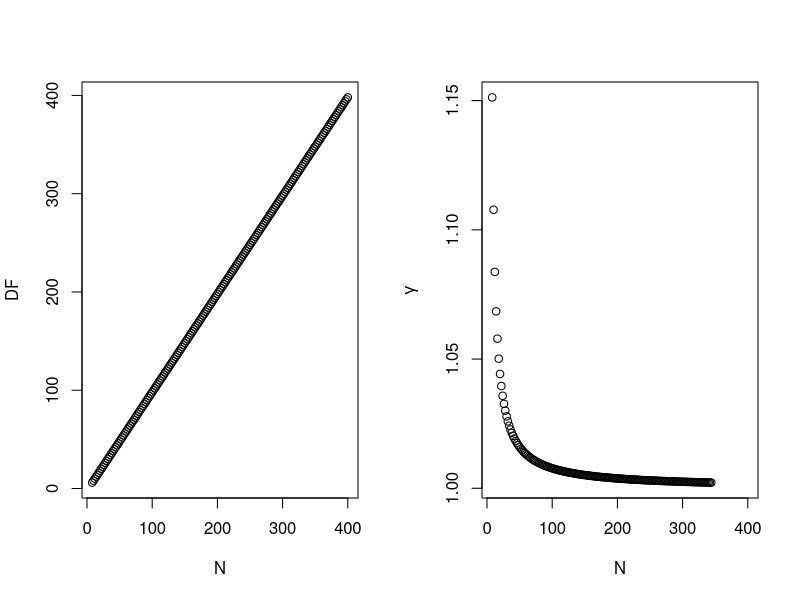
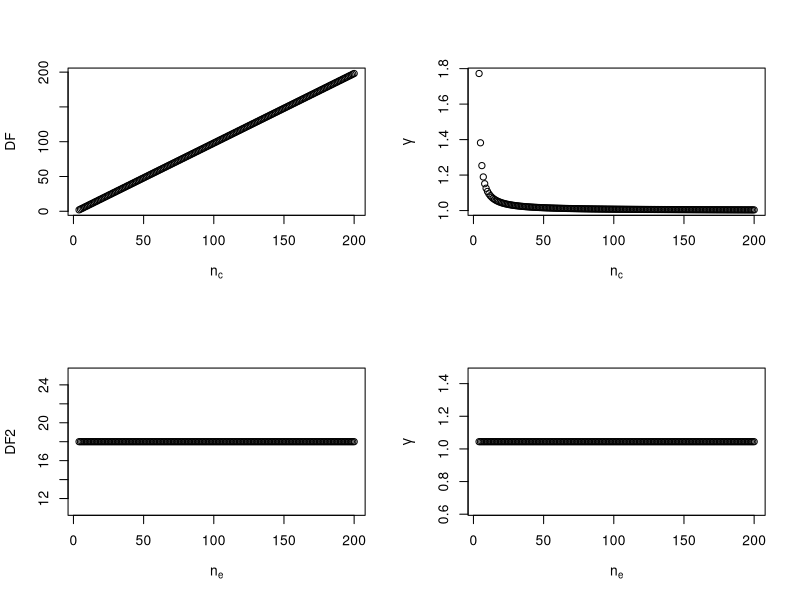
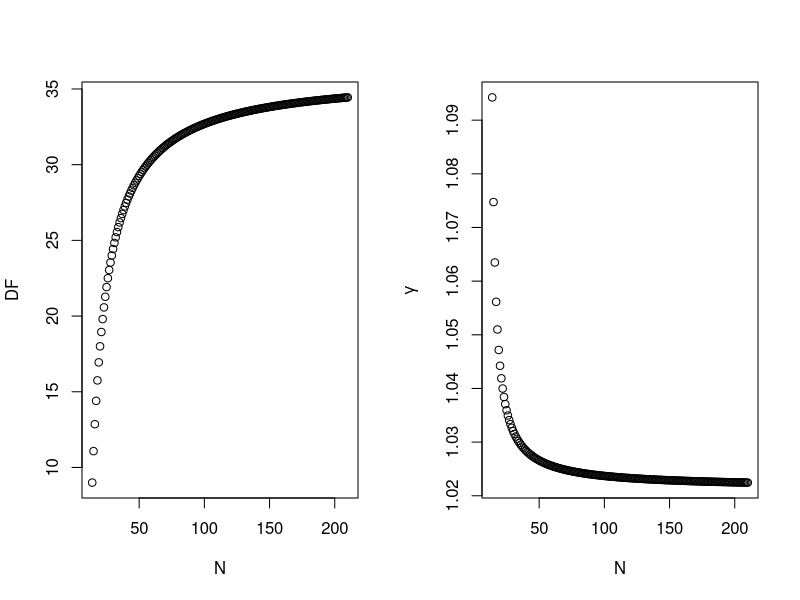
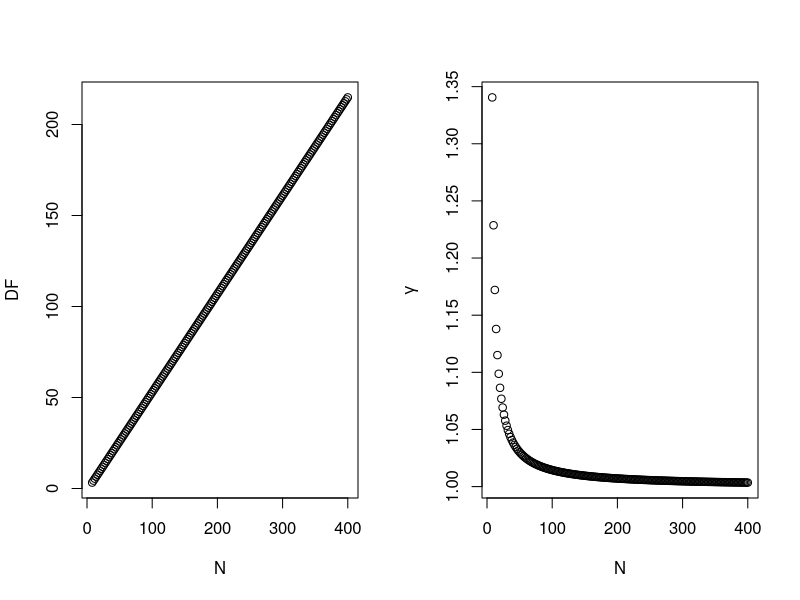
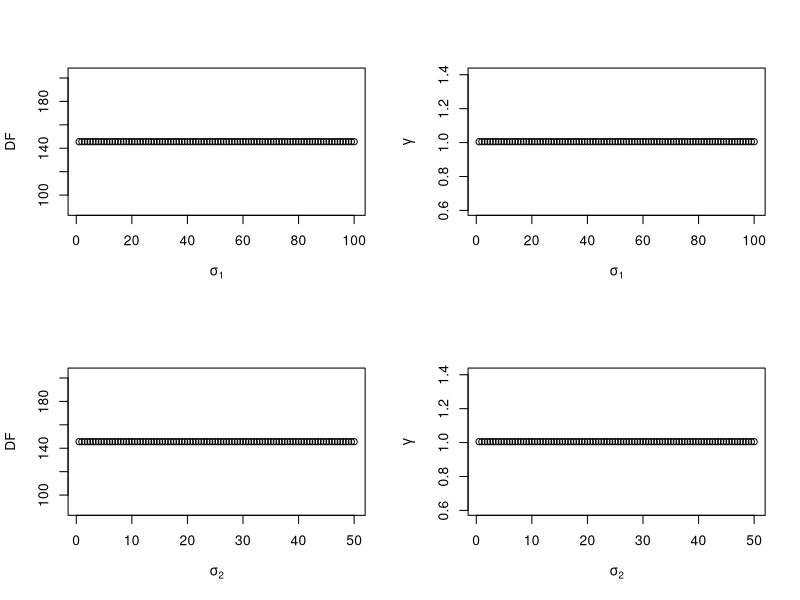
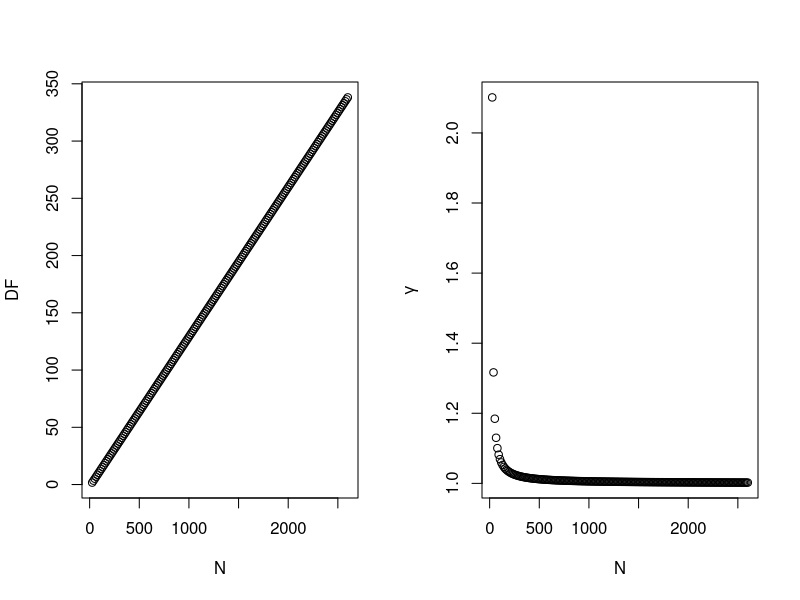
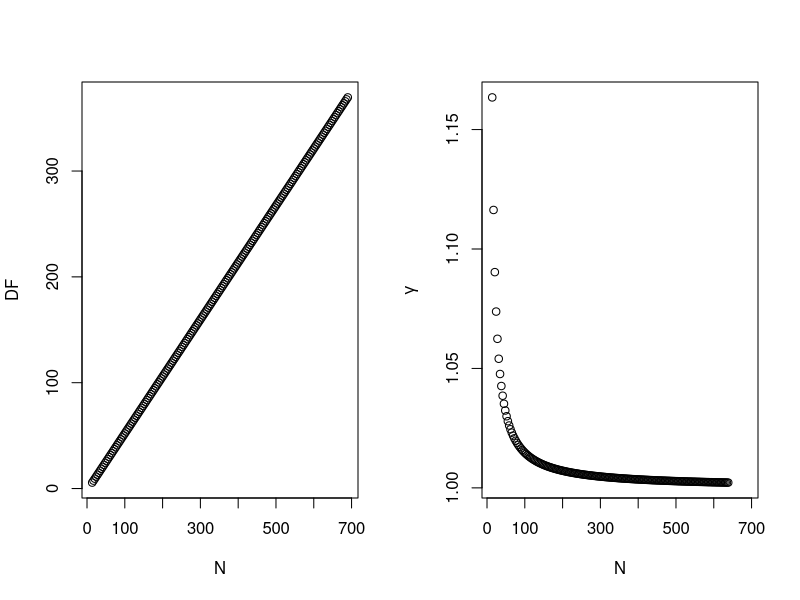
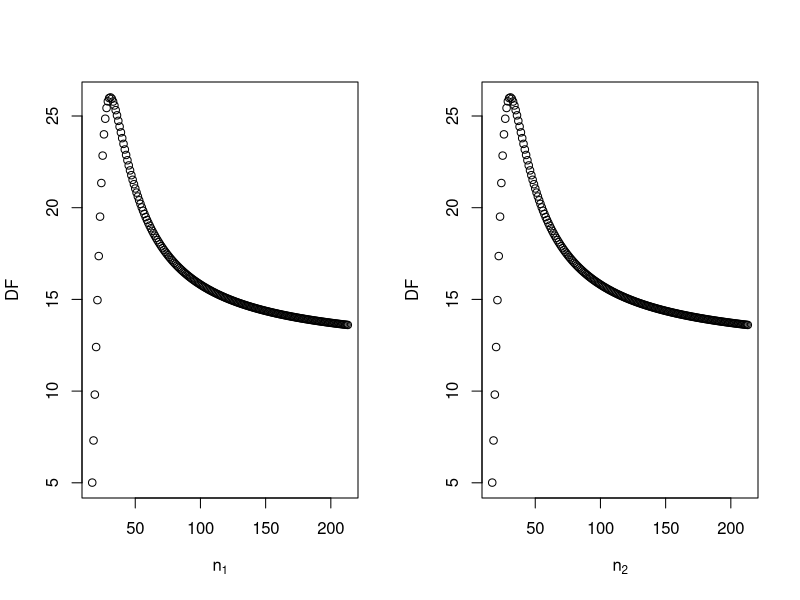

These figures' R source, in order:
## ---- chunk 1
Nsize=NULL
coeffmult=NULL
DF=NULL

sd1=2
sd2=2

for (i in 4:200){
  n1=i
  n2=i
  N = n1+n2
  Nsize=c(Nsize,N)
  df = n1+n2-2
  DF = c(DF,df)
  coeffmult = c(coeffmult,sqrt(df/2)*gamma((df-1)/2)/gamma(df/2))
}
## ---- chunk 2
par(mfrow=c(1,2))
plot(Nsize,DF,xlab="N")
plot(Nsize,coeffmult,ylab=expression(gamma),xlab="N")
## ---- chunk 3
Nctrl=NULL
coeffmult=NULL
DF=NULL

sd1=2
sd2=2

for (i in 4:200){
  n1=i
  n2=20
  Nctrl=c(Nctrl,n1)
  df = n1-2
  DF = c(DF,df)
  coeffmult = c(coeffmult,sqrt(df/2)*gamma((df-1)/2)/gamma(df/2))
}

Nexp=NULL
coeffmult2=NULL
DF2=NULL

sd1=2
sd2=2

for (i in 4:200){
  n1=20
  n2=i
  Nexp=c(Nexp,n2)
  df = n1-2
  DF2 = c(DF2,df)
  coeffmult2 = c(coeffmult2,sqrt(df/2)*gamma((df-1)/2)/gamma(df/2))
}

## ---- chunk 4
par(mfrow=c(2,2))
plot(Nctrl,DF,xlab=expression(n[c]))
plot(Nctrl,coeffmult,ylab=expression(gamma),xlab=expression(n[c]))
plot(Nexp,DF2,xlab=expression(n[e]))
plot(Nexp,coeffmult2,ylab=expression(gamma),xlab=expression(n[e]))
## ---- chunk 5
coeffmult <- NULL
nratio <- NULL
DF <- NULL

for (i in 10:190){
  
  N <- 200
  n1 <- i
  n2 <- N-n1
  sd1 <- 12
  sd2 <- 12
  
  nratio <- c(nratio,n2/n1)
  df <- ((n1-1)*(n2-1)*(sd1^2+sd2^2)^2)/((n2-1)*sd1^4+(n1-1)*sd2^4)
  DF <- c(DF,df)
  coeffmult <- c(coeffmult,sqrt(df/2)*gamma((df-1)/2)/gamma(df/2))   
  
}
## ---- chunk 6
Nsize=NULL
coeffmult=NULL
DF=NULL

sd1=2
sd2=2

for (i in 4:200){
  n1=i
  n2=10
  N = n1+n2
  Nsize=c(Nsize,N)
  df = ((n1-1)*(n2-1)*(sd1^2+sd2^2)^2)/((n2-1)*sd1^4+(n1-1)*sd2^4) 
  DF = c(DF,df)
  coeffmult = c(coeffmult,sqrt(df/2)*gamma((df-1)/2)/gamma(df/2))
}
## ---- chunk 7
par(mfrow=c(1,2))
plot(Nsize,DF,xlab="N")
plot(Nsize,coeffmult,ylab=expression(gamma),xlab="N")
## ---- chunk 8
coeffmult <- NULL
SDratio <- NULL
DF <- NULL

for (i in 1:100){
  
  n1=100
  n2=100
  N <- n1+n2
  sd2 <- 10
  sd1 <- i
  
  SDratio <- c(SDratio,sd2/sd1)
  df <- ((n1-1)*(n2-1)*(sd1^2+sd2^2)^2)/((n2-1)*sd1^4+(n1-1)*sd2^4)
  DF <- c(DF,df)
  coeffmult <- c(coeffmult,sqrt(df/2)*gamma((df-1)/2)/gamma(df/2))   
}
## ---- chunk 9
Nsize=NULL
coeffmult=NULL
DF=NULL

sd1=10
sd2=2

for (i in 4:200){
  n1=i
  n2=i
  N = n1+n2
  Nsize=c(Nsize,N)
  df = ((n1-1)*(n2-1)*(sd1^2+sd2^2)^2)/((n2-1)*sd1^4+(n1-1)*sd2^4) 
  DF = c(DF,df)
  coeffmult = c(coeffmult,sqrt(df/2)*gamma((df-1)/2)/gamma(df/2))
}
## ---- chunk 10
par(mfrow=c(1,2))
plot(Nsize,DF,xlab="N")
plot(Nsize,coeffmult,ylab=expression(gamma),xlab="N")
## ---- chunk 11
coeffmult <- NULL
SD1 <- NULL
SD2 <- NULL
DF <- NULL

for (i in 1:100){
  n1=100
  n2=100
  N <- n1+n2
  sdratio = 1/2
  sd1 <- i
  sd2 <- sdratio*i

  SD1 <- c(SD1,sd1)
  SD2 <- c(SD2,sd2)
  df <- ((n1-1)*(n2-1)*(sd1^2+sd2^2)^2)/((n2-1)*sd1^4+(n1-1)*sd2^4)
  DF <- c(DF,df)
  coeffmult <- c(coeffmult,sqrt(df/2)*gamma((df-1)/2)/gamma(df/2))   
}
## ---- chunk 12
par(mfrow=c(2,2))
plot(SD1,DF,xlab=expression(sigma[1]))
plot(SD1,coeffmult,ylab=expression(gamma),xlab=expression(sigma[1]))

plot(SD2,DF,xlab=expression(sigma[2]))
plot(SD2,coeffmult,ylab=expression(gamma),xlab=expression(sigma[2]))
## ---- chunk 13
coeffmult <- NULL
Nsize <- NULL
DF <- NULL

for (i in 2:200){
  
  n1 <- i
  n2 <- 12*i
  N <- n1+n2
  sd1 <- 1.8
  sd2 <- 1
  
  df <- ((n1-1)*(n2-1)*(sd1^2+sd2^2)^2)/((n2-1)*sd1^4+(n1-1)*sd2^4)
  DF <- c(DF,df)
  Nsize <- c(Nsize,N)
  coeffmult <- c(coeffmult,sqrt(df/2)*gamma((df-1)/2)/gamma(df/2))   
}

## ---- chunk 14
par(mfrow=c(1,2))
plot(Nsize,DF,xlab="N")
plot(Nsize,coeffmult,ylab=expression(gamma),xlab="N")
## ---- chunk 15
coeffmult2 <- NULL
nratio2 <- NULL
DF2 <- NULL
DF_NUM2 <- NULL
DF_DENOM2 <- NULL

for (i in 10:190){
  
  delta_cohendprime <- 0
  N <- 200
  n1 <- i
  n2 <- N-n1
  sd2 <- 1 
  sd1 <- sqrt(50-sd2^2) # so sqrt((sd1^2+sd2^2)/2)=5
  SDratio2=sd2/sd1   
  nratio2 <- c(nratio2,n2/n1)
  df_num <- ((n1-1)*(n2-1)*(sd1^2+sd2^2)^2)
  df_denom <- ((n2-1)*sd1^4+(n1-1)*sd2^4)
  DF_NUM2 <- c(DF_NUM2, df_num)
  DF_DENOM2 <- c(DF_DENOM2, df_denom)
  df <- ((n1-1)*(n2-1)*(sd1^2+sd2^2)^2)/((n2-1)*sd1^4+(n1-1)*sd2^4)
  DF2 <- c(DF2,df)
  coeffmult2 <- c(coeffmult2,sqrt(df/2)*gamma((df-1)/2)/gamma(df/2))   
}

coeffmult3 <- NULL
nratio3 <- NULL
DF3 <- NULL
DF_NUM3 <- NULL
DF_DENOM3 <- NULL

for (i in 10:190){

  delta_cohendprime <- 0  
  N <- 200
  n1 <- i
  n2 <- N-n1
  sd2 <- 2
  sd1 <- sqrt(50-sd2^2) # so sqrt((sd1^2+sd2^2)/2)=5
  SDratio3=sd2/sd1
  nratio3 <- c(nratio3,n2/n1)
  df_num <- ((n1-1)*(n2-1)*(sd1^2+sd2^2)^2)
  df_denom <- ((n2-1)*sd1^4+(n1-1)*sd2^4)
  DF_NUM3 <- c(DF_NUM3, df_num)
  DF_DENOM3 <- c(DF_DENOM3, df_denom)
  df <- ((n1-1)*(n2-1)*(sd1^2+sd2^2)^2)/((n2-1)*sd1^4+(n1-1)*sd2^4)
  DF3 <- c(DF3,df)
  coeffmult3 <- c(coeffmult3,sqrt(df/2)*gamma((df-1)/2)/gamma(df/2))   
}

coeffmult4 <- NULL
nratio4 <- NULL
DF4 <- NULL
DF_NUM4 <- NULL
DF_DENOM4 <- NULL

for (i in 10:190){

  delta_cohendprime <- 0  
  N <- 200
  n1 <- i
  n2 <- N-n1
  sd2 <- 4
  sd1 <- sqrt(50-sd2^2) # so sqrt((sd1^2+sd2^2)/2)=5
  SDratio4=sd2/sd1
  nratio4 <- c(nratio4,n2/n1)
  df_num <- ((n1-1)*(n2-1)*(sd1^2+sd2^2)^2)
  df_denom <- ((n2-1)*sd1^4+(n1-1)*sd2^4)
  DF_NUM4 <- c(DF_NUM4, df_num)
  DF_DENOM4 <- c(DF_DENOM4, df_denom)
  df <- ((n1-1)*(n2-1)*(sd1^2+sd2^2)^2)/((n2-1)*sd1^4+(n1-1)*sd2^4)
  DF4 <- c(DF4,df)
  coeffmult4 <- c(coeffmult4,sqrt(df/2)*gamma((df-1)/2)/gamma(df/2))   
}
## ---- chunk 16
coeffmult <- NULL
SD <- NULL
DF <- NULL

for (i in 2:200){
  
  n1 <- 23
  n2 <- 75
  N <- n1+n2
  sd1 <- i
  sd2 <- 8*i
  
  df <- ((n1-1)*(n2-1)*(sd1^2+sd2^2)^2)/((n2-1)*sd1^4+(n1-1)*sd2^4)
  DF <- c(DF,df)
  SD <- c(SD,sqrt((sd1^2+sd2^2)/2))
  coeffmult <- c(coeffmult,sqrt(df/2)*gamma((df-1)/2)/gamma(df/2))   
}

## ---- chunk 17
coeffmult <- NULL
nratio <- NULL
DF <- NULL

for (i in 10:190){
  
  N <- 200
  n1 <- i
  n2 <- N-n1
  sd1 <- 8
  sd2 <- 8
  
  nratio <- c(nratio,n2/n1)
  df <- (sd1^2/n1+sd2^2/n2)^2/((sd1^2/n1)^2/(n1-1)+(sd2^2/n2)^2/(n2-1))
  DF <- c(DF,df)
  coeffmult <- c(coeffmult,sqrt(df/2)*gamma((df-1)/2)/gamma(df/2))   
  
}
## ---- chunk 18
Nsize=NULL
coeffmult=NULL
DF=NULL

sd1=2
sd2=2

for (i in 4:200){
  n1=2.45*i
  n2=i
  N = n1+n2
  Nsize=c(Nsize,N)
  df = (sd1^2/n1+sd2^2/n2)^2/((sd1^2/n1)^2/(n1-1)+(sd2^2/n2)^2/(n2-1))
  DF = c(DF,df)
  coeffmult = c(coeffmult,sqrt(df/2)*gamma((df-1)/2)/gamma(df/2))
}
## ---- chunk 19
par(mfrow=c(1,2))
plot(Nsize,DF,xlab="N")
plot(Nsize,coeffmult,ylab=expression(gamma),xlab="N")
## ---- chunk 20
Nsize=NULL
coeffmult=NULL
DF=NULL

sd1=2
sd2=2

for (i in 4:200){
  n1=13
  n2=i
  N = n1+n2
  Nsize=c(Nsize,N)
  df = (sd1^2/n1+sd2^2/n2)^2/((sd1^2/n1)^2/(n1-1)+(sd2^2/n2)^2/(n2-1))
  DF = c(DF,df)
  coeffmult = c(coeffmult,sqrt(df/2)*gamma((df-1)/2)/gamma(df/2))
}

Nsize2=NULL
coeffmult2=NULL
DF2=NULL

sd1=2
sd2=2

for (i in 4:200){
  n1=i
  n2=13
  N = n1+n2
  Nsize2=c(Nsize2,N)
  df = (sd1^2/n1+sd2^2/n2)^2/((sd1^2/n1)^2/(n1-1)+(sd2^2/n2)^2/(n2-1))
  DF2 = c(DF2,df)
  coeffmult2 = c(coeffmult2,sqrt(df/2)*gamma((df-1)/2)/gamma(df/2))
}

## ---- chunk 21
par(mfrow=c(1,2))
plot(Nsize,DF,xlab=expression(n[1]))
plot(Nsize2,DF2,ylab="DF",xlab=expression(n[2]))
## ---- chunk 22
coeffmult <- NULL
SDratio <- NULL
DF <- NULL

for (i in 1:100){
  
  n1=100
  n2=100
  N <- n1+n2
  sd2 <- 10
  sd1 <- i
  
  SDratio <- c(SDratio,sd2/sd1)
  df <- (sd1^2/n1+sd2^2/n2)^2/((sd1^2/n1)^2/(n1-1)+(sd2^2/n2)^2/(n2-1))
  DF <- c(DF,df)
  coeffmult <- c(coeffmult,sqrt(df/2)*gamma((df-1)/2)/gamma(df/2))   
}
## ---- chunk 23
Nsize=NULL
coeffmult=NULL
DF=NULL

sd1=12
sd2=1.4786

for (i in 4:200){
  n1=i
  n2=i
  N = n1+n2
  Nsize=c(Nsize,N)
  df = (sd1^2/n1+sd2^2/n2)^2/((sd1^2/n1)^2/(n1-1)+(sd2^2/n2)^2/(n2-1)) 
  DF = c(DF,df)
  coeffmult = c(coeffmult,sqrt(df/2)*gamma((df-1)/2)/gamma(df/2))
}
## ---- chunk 24
par(mfrow=c(1,2))
plot(Nsize,DF,xlab="N")
plot(Nsize,coeffmult,ylab=expression(gamma),xlab="N")
## ---- chunk 25
coeffmult <- NULL
SD1 <- NULL
DF <- NULL

for (i in 1:200){
  n1=100
  n2=100
  N <- n1+n2
  sdratio = 3
  sd1 <- i
  sd2 <- sdratio*i

  SD1 <- c(SD1,sd1)
  df <- (sd1^2/n1+sd2^2/n2)^2/((sd1^2/n1)^2/(n1-1)+(sd2^2/n2)^2/(n2-1))
  DF <- c(DF,df)
  coeffmult <- c(coeffmult,sqrt(df/2)*gamma((df-1)/2)/gamma(df/2))   
}
## ---- chunk 26
par(mfrow=c(1,2))
plot(SD1,DF,xlab=expression(sigma[1]))
#SDratio[DF==max(DF)]
plot(SD1,round(coeffmult,6),ylab=expression(gamma),xlab=expression(sigma[1]))
#SDratio[coeffmult==min(coeffmult)]
## ---- chunk 27
coeffmult <- NULL
Nsize <- NULL
DF <- NULL

for (i in 2:200){
  
  n1 <- i
  n2 <- 12*i
  N <- n1+n2
  sd1 <- 1.8
  sd2 <- 1
  
  df <- (sd1^2/n1+sd2^2/n2)^2/((sd1^2/n1)^2/(n1-1)+(sd2^2/n2)^2/(n2-1))
  DF <- c(DF,df)
  Nsize <- c(Nsize,N)
  coeffmult <- c(coeffmult,sqrt(df/2)*gamma((df-1)/2)/gamma(df/2))   
}

## ---- chunk 28
par(mfrow=c(2,2))
plot(Nsize,DF,xlab="N")
plot(Nsize,coeffmult,ylab=expression(gamma),xlab="N")
## ---- chunk 29
Nsize2=NULL
coeffmult2=NULL
DF2=NULL

sd1=1.8
sd2=1

for (i in 4:200){
  n1=i
  n2=13
  N = n1+n2
  Nsize2=c(Nsize2,N)
  df = (sd1^2/n1+sd2^2/n2)^2/((sd1^2/n1)^2/(n1-1)+(sd2^2/n2)^2/(n2-1))
  DF2 = c(DF2,df)
  coeffmult2 = c(coeffmult2,sqrt(df/2)*gamma((df-1)/2)/gamma(df/2))
}

Nsize4=NULL
coeffmult4=NULL
DF4=NULL

sd1=1
sd2=1.8

for (i in 4:200){
  n1=i
  n2=13
  N = n1+n2
  Nsize4=c(Nsize4,N)
  df = (sd1^2/n1+sd2^2/n2)^2/((sd1^2/n1)^2/(n1-1)+(sd2^2/n2)^2/(n2-1))
  DF4 = c(DF4,df)
  coeffmult4 = c(coeffmult4,sqrt(df/2)*gamma((df-1)/2)/gamma(df/2))
}

Nsize=NULL
coeffmult=NULL
DF=NULL

sd1=1.8
sd2=1

for (i in 4:200){
  n1=13
  n2=i
  N = n1+n2
  Nsize=c(Nsize,N)
  df = (sd1^2/n1+sd2^2/n2)^2/((sd1^2/n1)^2/(n1-1)+(sd2^2/n2)^2/(n2-1))
  DF = c(DF,df)
  coeffmult = c(coeffmult,sqrt(df/2)*gamma((df-1)/2)/gamma(df/2))
}


Nsize3=NULL
coeffmult3=NULL
DF3=NULL

sd1=1
sd2=1.8

for (i in 4:200){
  n1=13
  n2=i
  N = n1+n2
  Nsize3=c(Nsize3,N)
  df = (sd1^2/n1+sd2^2/n2)^2/((sd1^2/n1)^2/(n1-1)+(sd2^2/n2)^2/(n2-1))
  DF3 = c(DF3,df)
  coeffmult3 = c(coeffmult3,sqrt(df/2)*gamma((df-1)/2)/gamma(df/2))
}
## ---- chunk 30
coeffmult2 <- NULL
nratio2 <- NULL
DF2 <- NULL
DF_NUM2 <- NULL
DF_DENOM2 <- NULL

for (i in 10:190){
  
  N <- 200
  n1 <- i
  n2 <- N-n1
  sd2 <- 1
  sd1 <- sqrt(50-sd2^2) # so sqrt((sd1^2+sd2^2)/2)=5
  SDratio2=sd2/sd1
  nratio2 <- c(nratio2,n2/n1)
  df_num <- (sd1^2/n1+sd2^2/n2)^2
  df_denom <- ((sd1^2/n1)^2/(n1-1)+(sd2^2/n2)^2/(n2-1))
  df <- (sd1^2/n1+sd2^2/n2)^2/((sd1^2/n1)^2/(n1-1)+(sd2^2/n2)^2/(n2-1))
  DF2 <- c(DF2,df)
  DF_NUM2 <- c(DF_NUM2, df_num)
  DF_DENOM2 <- c(DF_DENOM2, df_denom)

  coeffmult2 = c(coeffmult2,sqrt(df/2)*gamma((df-1)/2)/gamma(df/2))
}

coeffmult3 <- NULL
nratio3 <- NULL
DF3 <- NULL
DF_NUM3 <- NULL
DF_DENOM3 <- NULL

for (i in 10:190){
  
  N <- 200
  n1 <- i
  n2 <- N-n1
  sd2 <- 2
  sd1 <- sqrt(50-sd2^2) # so sqrt((sd1^2+sd2^2)/2)=5
  SDratio3=sd2/sd1
  nratio3 <- c(nratio3,n2/n1)
  df_num <- (sd1^2/n1+sd2^2/n2)^2
  df_denom <- ((sd1^2/n1)^2/(n1-1)+(sd2^2/n2)^2/(n2-1))
  df <- (sd1^2/n1+sd2^2/n2)^2/((sd1^2/n1)^2/(n1-1)+(sd2^2/n2)^2/(n2-1))
  DF_NUM3 <- c(DF_NUM3, df_num)
  DF_DENOM3 <- c(DF_DENOM3, df_denom)
  DF3 <- c(DF3,df)
  coeffmult3 = c(coeffmult3,sqrt(df/2)*gamma((df-1)/2)/gamma(df/2))
}

coeffmult4 <- NULL
nratio4 <- NULL
DF4 <- NULL
DF_NUM4 <- NULL
DF_DENOM4 <- NULL

for (i in 10:190){
  
  N <- 200
  n1 <- i
  n2 <- N-n1
  sd2 <- 4
  sd1 <- sqrt(50-sd2^2) # so sqrt((sd1^2+sd2^2)/2)=5
  SDratio4=sd2/sd1
  nratio4 <- c(nratio4,n2/n1)
  df_num <- (sd1^2/n1+sd2^2/n2)^2
  df_denom <- ((sd1^2/n1)^2/(n1-1)+(sd2^2/n2)^2/(n2-1))
  df <- (sd1^2/n1+sd2^2/n2)^2/((sd1^2/n1)^2/(n1-1)+(sd2^2/n2)^2/(n2-1))
  DF_NUM4 <- c(DF_NUM4, df_num)
  DF_DENOM4 <- c(DF_DENOM4, df_denom)
  df <- ((n1-1)*(n2-1)*(sd1^2+sd2^2)^2)/((n2-1)*sd1^4+(n1-1)*sd2^4)
  DF4 <- c(DF4,df)
  coeffmult4 = c(coeffmult4,sqrt(df/2)*gamma((df-1)/2)/gamma(df/2))
}
## ---- chunk 31
coeffmult <- NULL
SD <- NULL
DF <- NULL

for (i in 2:200){
  
  n1 <- 60
  n2 <- 12
  N <- n1+n2
  sd1 <- i
  sd2 <- 8*i
  
  df <- (sd1^2/n1+sd2^2/n2)^2/((sd1^2/n1)^2/(n1-1)+(sd2^2/n2)^2/(n2-1))
  DF <- c(DF,df)
  SD <- c(SD,sqrt((sd1^2+sd2^2)/2))
  coeffmult <- c(coeffmult,sqrt(df/2)*gamma((df-1)/2)/gamma(df/2))   
}

## ---- chunk 32
par(mfrow=c(2,2))
plot(SD,DF,xlab=expression(sigma))
abline(v=0)
plot(SD,coeffmult,ylab=expression(gamma),xlab=expression(sigma))
abline(v=0)
